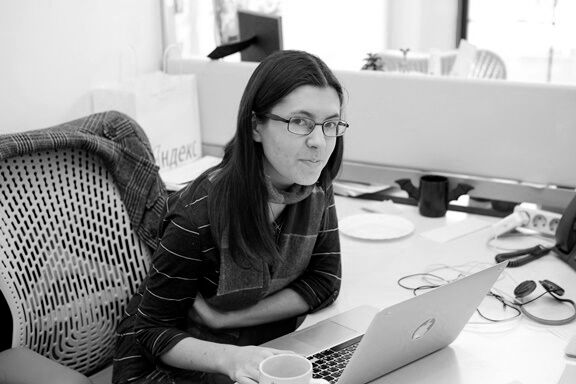
#> input picture linear algebra/lab_SVD/Sonya_small.jpeg, 576 x 384 px
$ jupyter execute --allow-errors 'HSE lab (SVD).ipynb'   (shell and % lines are left out)
#> lines starting #> are read from the running program, lines starting #| are printed output that depends on the picture; long printed decimals are rounded
# Лабораторная работа 3

## Сингулярное разложение и его приложения

Напомним, что сингулярным разложением (SVD, Singular value decomposition) матрицы $A$ размера $m\times n$ называется представление

$$A = U\Sigma V^T,$$

где $U$ --- ортогональная матрица размера $m\times m$, $V$ --- ортогональная матрица размера $n\times n$, $\Sigma = \mathrm{diag}(\sigma_1,\sigma_2,\sigma_3,\ldots)$ --- диагональная матрица размера $m\times n$, в которой $\sigma_1\geqslant\sigma_2\geqslant\ldots\geqslant0$.

На самом деле, требование, чтобы матрицы $U$ и $V$ были квадратными, избыточно. *Усечённым сингулярным разложением* мы будем называть разложение

$$A = U\Sigma V^T,$$

где $U$ --- ортогональная матрица размера $m\times k$, $V^T$ --- ортогональная матрица размера $k\times n$, $\Sigma$ --- диагональная матрица размера $k\times k$, причём $k = \min(m,n)$. Далее мы будем работать исключительно с усечённым разложением.

### Сжатие данных с помощью SVD = построение низкорангового приближения

Введём *норму Фробениуса* матрицы как

$$||A||_{frob} = \sqrt{\mathrm{tr}{A^TA}} = \sqrt{\sum\limits_{i,j}a^2_{i,j}}$$

Иными словами, это обычное евклидово расстояние на пространстве, которое получается, если все матрицы вытянуть в длинные векторы.

Зададимся вопросом: как найти матрицу $A_{r}$ ранга $r$, наименее отличающуюся от $A$ по норме Фробениуса (то есть для которой норма разности $||A - A_{r}||_{frob}$ минимальна). Оказывается, это можно сделать с помощью сингулярного разложения:

**Теорема.** Пусть $\Sigma_{r}$ - это матрица, полученная из $\Sigma$ заменой диагональных элементов $\sigma_{i}$ ($i > r$) нулями, тогда $A_{r} = U\Sigma_{r}V^T$.

Это можно переписать и в более экономичном виде. Если

$$A = \underbrace{
\begin{pmatrix}
u_{11} & \ldots & u_{1k}\\
\vdots & & \vdots\\
u_{m1} & \ldots & u_{mk}
\end{pmatrix}}_{=U}\cdot\underbrace{{
\begin{pmatrix}
\sigma_{1} & &\\
 & \sigma_{2} & \\
 & & \ddots
\end{pmatrix}}
}_{=\Sigma}\cdot \underbrace{
\begin{pmatrix}
v_{11} & \ldots & v_{n1}\\
\vdots & & \vdots\\
v_{1k} & \ldots & v_{nk}
\end{pmatrix}}_{=V^T}$$

то

$$A_{r} = \underbrace{
\begin{pmatrix}
u_{11} & \ldots & u_{1r}\\
\vdots & & \vdots\\
u_{m1} & \ldots & u_{mr}
\end{pmatrix}}_{=U_r}\cdot\underbrace{{
\begin{pmatrix}
\sigma_{1} & &\\
 & \ddots & \\
 & & \sigma_{r}
\end{pmatrix}}
}_{=\Sigma_r}\cdot \underbrace{
\begin{pmatrix}
v_{11} & \ldots & v_{n1}\\
\vdots & & \vdots\\
v_{1r} & \ldots & v_{nr}
\end{pmatrix}}_{=V^T_r}$$

При этом

$$||A - A_{r}||_{frob} = \sqrt{\sum\limits_{i\geqslant r+1} \sigma_{i}^2}$$

Если сингулярные значения матрицы падают достаточно быстро (а в реальных задачах часто бывает именно так), то норма разности будет малой при сравнительно небольшом значении $r$.

На хранение исходной матрицы нам требовалось $m\times n$ памяти. Теперь же, если мы будем хранить отдельно $U_r$, $V_r$ и диагональные элементы $\Sigma_r$, затраты памяти составят $mr + nr + r = r(m + n + 1)$.

**Разложение на компоненты ранга 1**

Обозначим через $u_1,\ldots, u_k$ столбцы матрицы $U$, а через $v_1, \ldots, v_k$ столбцы матрицы $V$. Тогда имеет место равенство

$$A = u_1\sigma_{1}v_1^T + u_2\sigma_{2}v_2^T + u_3\sigma_{3}v_3^T + \ldots$$

Матрицу $u_k\sigma_{k}v_k^T = \sigma_{k}u_kv_k^T$ мы будем называть $k$-й компонентой ранга 1 матрицы $A$. Отметим, что слагаемые в этой сумме ортогональны относительно скалярного произведения $(X, Y) = \mathrm{tr}(X^TY)$ (порождающего норму Фробениуса).

Как нетрудно заметить,

$$A_{r} = \sigma_{1}u_1v_1^T + \sigma_{2}u_2v_2^T + \ldots + \sigma_{r}u_rv_r^T$$

**Технические детали (SVD в Питоне)**

Есть несколько способов сделать в Питоне сингулярное разложение; мы пока предлагаем вам использовать

`import scipy.linalg.as sla`

`U, S, Vt = sla.svd(X, full_matrices=False)`

Обращаем ваше внимание на то, что `U, S, Vt` - это соответственно матрицы $U$, $\Sigma$ и $V^T$ (не забывайте про это $^T$). Параметр `full_matrices` отвечает за то, будет ли сингулярное разложение полным или усечённым.

### Задание 1. Сжатие данных с помощью SVD (2,5 балла)

Загрузите выложенную на странице курса фотографию.

[cell 1]
import numpy as np
from skimage.io import imread
import matplotlib.pyplot as plt
from numpy.linalg import svd

[cell 2]
#import numpy as np
#from skimage.io import imread

img = imread('Sonya_small.jpeg')
#> img is the input picture: shape (384, 576, 3); min 0, max 255, mean 155.9
img = img.mean(axis=2) # это матрица из интенсивностей серого цвета; её уже можно подвергать SVD
#> img: shape (384, 576) float64

Нарисуйте картинку:

[cell 3]
#import matplotlib.pyplot as plt
#%matplotlib inline

imgplot = plt.imshow(img, cmap='gray')

Постройте сингулярное разложение этой матрицы.

[cell 4]
#from numpy.linalg import svd

U, S, VT = svd(img, full_matrices=False)
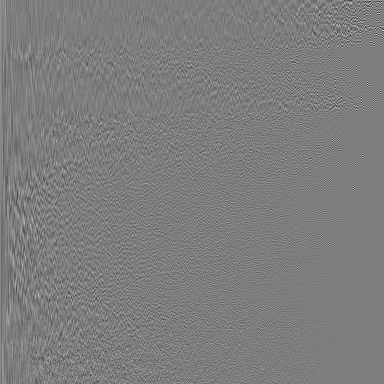
#> U: shape (384, 384) float64; min -0.515, max 0.531, mean 7.65e-05; drawn with min black and max white
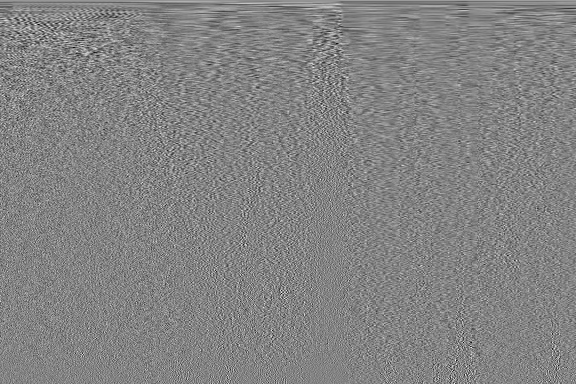
#> VT: shape (384, 576) float64; min -0.257, max 0.241, mean 0.000133; drawn with min black and max white
#> S = 384 values, max 77808.1 at index 0, min 1.61 at index 383, mean 741.1

Нарисуйте график диагональных элементов матрицы $\Sigma$:

[cell 5]
sigma = S.copy()
#> sigma has the same summary as S
plt.figure(figsize=(10,10))
plt.title('Diagonal values')
plt.plot(sigma, color='m',label='\u03C3 values')
plt.legend(prop={'size':20})
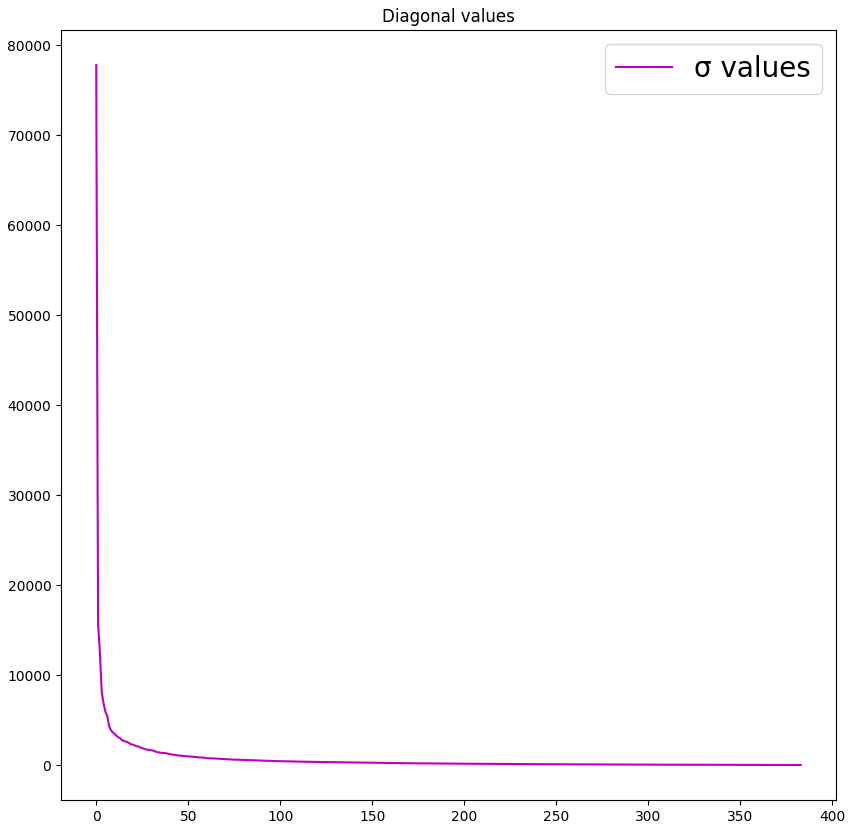
#> figure drawn by matplotlib, 1 panel; curve peaks at x = 0, y = 77808.1

Кажется, что они убывают достаточно быстро и есть надежда, что первые несколько компонент дадут картинку, близкую к исходной.

Визуализуйте первую компоненту ранга 1. Ожидали ли вы увидеть именно это? Почему?

Визуализуйте суммы компонент ранга 1 с первой по двадцатую, с первой по пятидесятую, с двадцатой по сотую, с двадцатой по последнюю. Сделайте выводы.

**Важно:** пожалуйста, сделайте это с помощью только матричных операций, без циклов, функций `map` и `reduce`, а также специальных функций, находящих суммы компонент.

[cell 6]
plt.title('1st component')
img_1 = sigma[0:1] * U[:,0:1] @ VT[0:1,:]
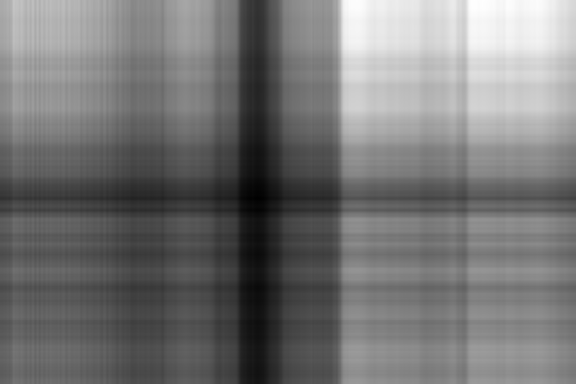
#> img_1: shape (384, 576) float64; min 36.27, max 297.7, mean 156.9; drawn with min black and max white
imgplot = plt.imshow(img_1, cmap='gray')

---
**Вывод:**
Понятно, что одной компоненты не хватит, чтобы картинка была схожей с исходной.

---

[cell 7]
plt.title('1 - 20 components')
img_1_20 = U[:,0:20] @ np.diagflat(sigma[0:20]) @ VT[0:20,:]
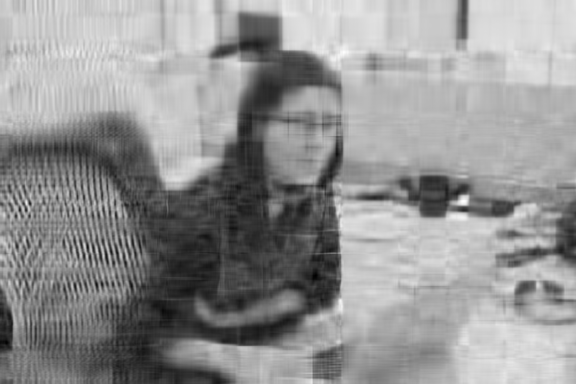
#> img_1_20: shape (384, 576) float64; min -49.64, max 305.1, mean 155.9; drawn with min black and max white
imgplot = plt.imshow(img_1_20, cmap = 'gray')

[cell 8]
plt.title('1 - 50 components')
img_1_50 = U[:,0:50] @ np.diagflat(sigma[0:50]) @ VT[0:50,:]
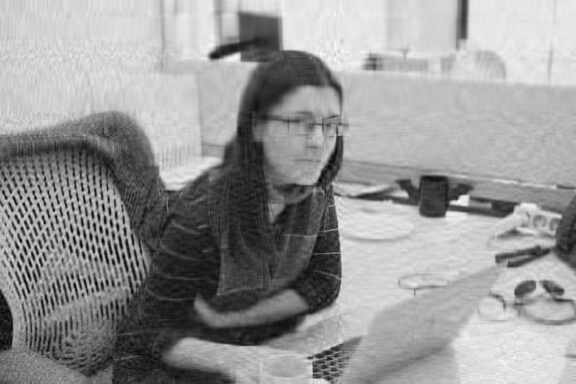
#> img_1_50: shape (384, 576) float64; min -34.23, max 285.6, mean 155.9; drawn with min black and max white
imgplot = plt.imshow(img_1_50, cmap='gray')

[cell 9]
plt.title('20 - 100 components')
img_20_100 = U[:,19:100] @ np.diagflat(sigma[19:100]) @ VT[19:100,:]
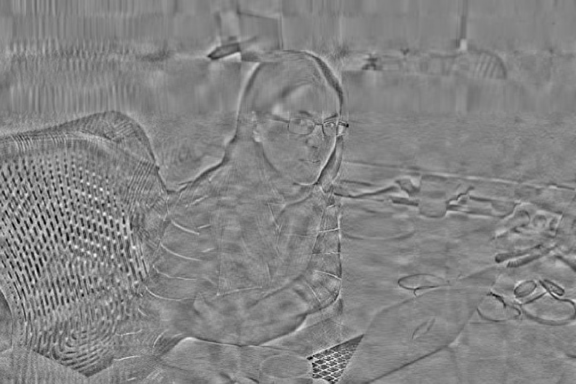
#> img_20_100: shape (384, 576) float64; min -160.1, max 148, mean 0; drawn with min black and max white
imgplot = plt.imshow(img_20_100, cmap='gray')

[cell 10]
plt.title('20 - last components')
img_20_last = U[:,19:] @ np.diagflat(sigma[19:]) @ VT[19:,:]
imgplot = plt.imshow(img_20_last, cmap='gray')

---
**Вывод:**
Первые несколько компонент дают картинку, близкую к исходной (50 компонент дают более точное изображение, чем первые 20).
По графику диагональных элементов можно увидеть, что значения быстро убывают примерно до 15 компоненты, а после уже находятся примерно на одном уровне. Поэтому при использовании компоненты, начиная с 20, получается однотонная картинка, сильно отличающаяся от исходной.

---

Как вам кажется, сколько первых главных компонент нужно взять для достаточно хорошего восстановления исходного изображения? Во сколько раз меньше памяти потребуется для их хранения?

[cell 11]
img_1_100 = U[:,0:60] @ np.diagflat(sigma[0:60]) @ VT[0:60,:]
imgplot = plt.imshow(img_1_100, cmap='gray')

---
Из нарисованных выше изображений видно, что первые 50 компонент дают довольно точное изображение. Возьмём первые 60, картинка, как видно, практически не отличается от исходной.

---

[cell 12]
m = img.shape[0]
n = img.shape[1]
print('Image matrix size:', m, n)
#| Image matrix size: 384 576
orig_memory = m * n
print('Storing:', 'm * n =', orig_memory)
#| Storing: m * n = 221184
new_memory = 60 * (m + n + 1)
print('SVD with first 60 components stores:', 'r(m + n + 1) = ', new_memory)
#| SVD with first 60 components stores: r(m + n + 1) =  57660
print('(m * n) / (r * (m + n + 1)) =', orig_memory / new_memory)
#| (m * n) / (r * (m + n + 1)) = 3.836

Памяти используется примерно в 3.8 раза меньше.

### Задание 2. Геометрия SVD. Визуализация данных с помощью SVD (2,5 балла)

**Геометрический смысл SVD**

Допустим, что у нас есть выборка $x_1,\ldots,x_m\in\mathbb{R}^n$. Запишем её в матрицу объекты-признаки

$$X = \begin{pmatrix}
x_{11} & \ldots & x_{1n}\\
\vdots & & \vdots\\
x_{m1} & \ldots & x_{mn}
\end{pmatrix}$$

(строки - объекты, столбцы - признаки) и сделаем SVD-разложение: $X = U\Sigma V^T$. Его можно интерпретировать следующим образом:

$$X = U\Sigma\cdot V^T,$$

где $U\Sigma$ - это матрица объекты-признаки для тех же объектов, но в новых признаках, полученных из исходных с помощью линейного преобразования $V^T$ (напоминаем, что умножение на матрицу справа соответствует преобразованию столбцов). Попробуем понять, чем замечательны эти признаки.

Рассмотрим матрицу $X^TX = V\Sigma^2V^T$. Легко видеть, что это матрица Грама системы столбцов матрицы $X$; иными словами, в ней записаны скалярные произведения векторов различных признаков. Из лекций вы знаете, что $\sigma_1^2$, квадрат первого сингулярного числа, это наибольшее собственное значение матрицы $X^TX$, а $v_1$, первый столбец матрицы $V$, -- это соответствующий собственный вектор. Можно показать, что

$$\sigma_1 = \mathrm{max}_{w}\frac{|Xw|}{|w|} = \mathrm{max}_{|w| = 1}\left(|Xw|\right),$$

Попробуем осознать физический смысл этой штуки. Напомним, что строки матрицы $X$ -- это координаты объектов $x_1,\ldots,x_m$ в пространстве признаков. Произведение $Xw$ - это вектор из значений на тех же самых объектах некоторого нового признака, являющегося линейной комбинацией исходных с коэффициентами $w_1,\ldots,w_n$:

$$Xw = w_1\begin{pmatrix} x_{11}\\ \ldots \\ x_{m1}
\end{pmatrix} + w_2\begin{pmatrix} x_{12}\\ \ldots \\ x_{m2}
\end{pmatrix} + \ldots + w_n\begin{pmatrix} x_{1n}\\ \ldots \\ x_{mn}
\end{pmatrix}$$

Соответственно, $|Xw|^2$ - это квадрат длины вектора, составленного из значений нового признака.

Таким образом, первому сингулярному значению $\sigma_1$ отвечает такой признак, у которого сумма квадратов значений максимальна, то есть признак, принимающий, условно говоря, самые большие значения.

Резюмируя, мы можем сказать, что сингулярное разложение делает следующее:
- находит новый признак (новое направление) вдоль которого "дисперсия"$^1$ максимальна;
- в ортогональной ему плоскости находит признак, вдоль которого "дисперсия" максимальна;
- и так далее.

В задании 3.3 вы в этом убедитесь на конкретном примере.

---
$^1$ настоящая выборочная дисперсия с точностью до числового множителя была бы равна $|Xw - \overline{Xw}|^2$, где $\overline{Xw} = \frac1m\sum_{i=1}^m(Xw)_i$ - среднее значения признака.

**Визуализация данных с помощью SVD**

Выше мы обсудили, что первые из "новых признаков" - это признаки, значения которых, скажем так, наиболее разнообразны. Зачастую (хотя и не всегда) именно они несут в себе наиболее важные черты датасета. И если взять две-три первых, то датасет можно нарисовать и посмотреть на него -- и, возможно, обнаружить какую-то структуру.

**Задание 2.1.** С помощью функции `dsklearn.datasets.load_digits()` загрузите датасет рукописных цифр [MNIST](http://yann.lecun.com/exdb/mnist/). В нём есть несколько атрибутов; вам сейчас будут нужны `digits.data` (`np.array`, строки которого - это вытянутые в одну строку значения пикселей) и `digits.target` (в них записаны соответствующие цифры).

[cell 13]
from sklearn import datasets

digits = datasets.load_digits()

print(digits.target[56])

plt.imshow(digits.data[56].reshape((8,8)))
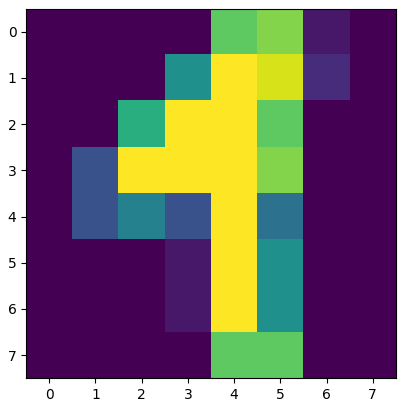
#> figure drawn by matplotlib, 1 panel

Примените к матрице `digits.data` сингулярное разложение.

Первые два столбца матрицы $U\Sigma$ - это проекция датасета на некоторую плоскость (объекты - это строки!). Нарисуйте на плоскости эти точки, покрасив различные цифры (0,1,2,...) в разные цвета (если вы любите красивые визуализации, разберитесь, как вместо точек рисовать маленькие цифры!). Получается ли какая-то структура?

[cell 14]
U, S, VT = svd(digits.data, full_matrices=False)
US = U @ np.diagflat(S)
x = US[:,0]
y = US[:,1]
plt.figure(figsize=(30,30))
for j in range(10):
    same_digits = (digits.target == j)
    plt.scatter(x[same_digits], y[same_digits],linewidths=5,label=j,marker='*')
#> (the rest of the program and of its run is left out)
